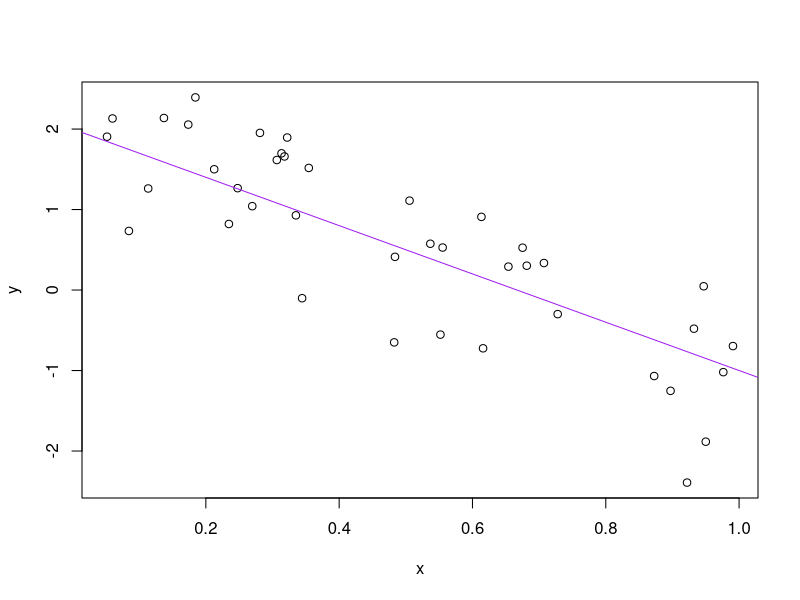

This chart was generated by the following R code:
# 3
a <- 2
b <- -3
sig_sq <- 0.5
x <- runif(40)
y <- a + b * x + rnorm(40, sd = sqrt(sig_sq))
(avg_x <- mean(x))

# 4
write(avg_x, "avg_x.txt")
plot(x, y)
abline(a, b, col = "purple")

# 5
dev.print(pdf, "toy_line_plot.pdf")